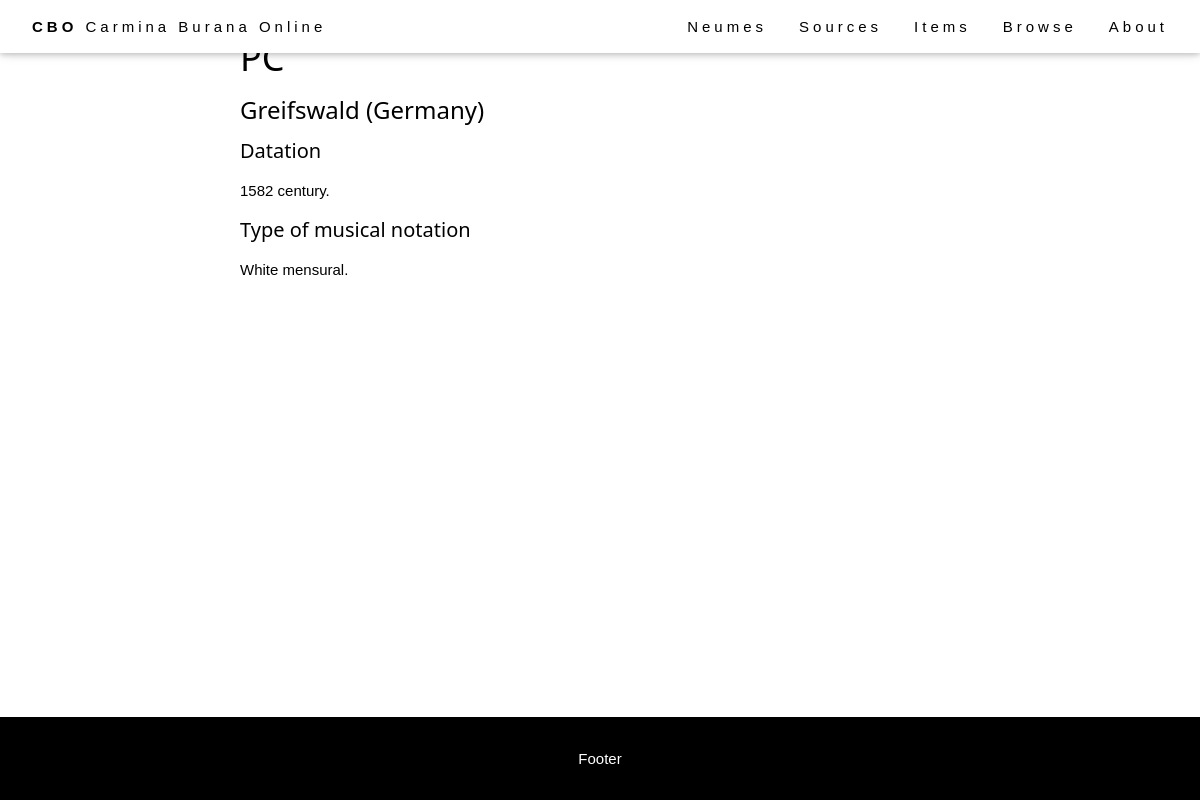
The app's page /browse/source/109, older data.
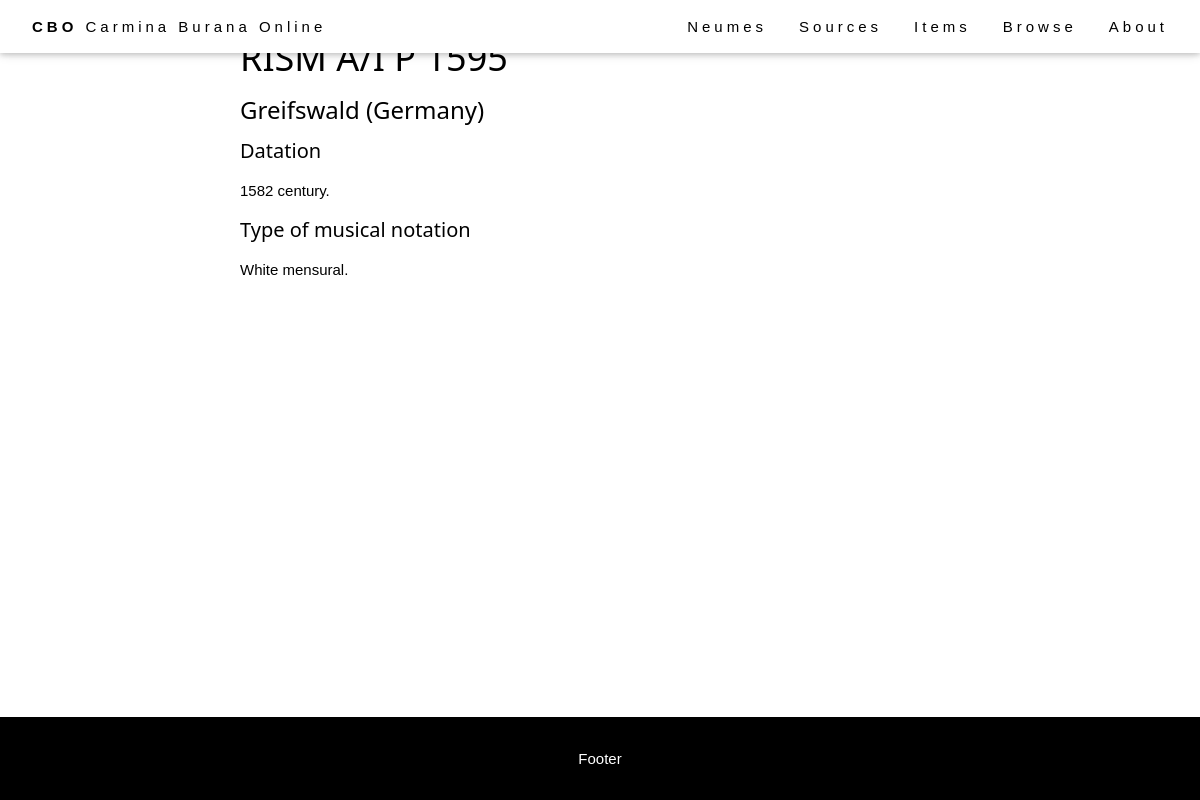
The same page, newer data.
### browse/models.py (models this page shows, shortened)
class Source(models.Model):
    bib_id = models.CharField(max_length=128, unique=True, help_text="The source identifier.")
    nick_name = models.CharField(max_length=128, help_text="The source name.", blank=True)
    country = models.CharField(max_length=256, help_text="The source location (country).")
    location = models.CharField(max_length=256, help_text="The source location (institution).")
    century = models.CharField(max_length=256, help_text="The source century.", blank=True)
    notation = models.CharField(max_length=256, help_text="The source notation type (for musical notation only).", blank=True)
    url = models.CharField(max_length=512, help_text="External url to access the source images.", blank=True)
    concordances = models.TextField(help_text="Concordances with the Codex Buranus.", blank=True)
    notes = models.TextField(help_text="Additional notes on the source.", blank=True)
    IIIF_manifest = models.CharField(max_length=1024, help_text="URL of the IIIF manifest.", blank=True)
    class Meta:
        ordering = ['country', 'location', 'bib_id']

### browse/views.py (the view)
# urls.py: path('source/<int:pk>', views.SourceDetailView.as_view(), name='source-detail'),
class SourceDetailView(generic.DetailView):
    model = Source
    template_name = 'source_detail.html'

### templates/source_detail.html (shortened to what this page needs)
{% extends "base_generic.html" %}
{% block content %}
<div class="flex-column" style="flex: 20%">
</div>
<div style="flex: 80%">
  <h1>{{ source.bib_id }}</h1>
  <h3>{{ source.location }} ({{ source.country }})</h3>
  <h4>Datation</h4>
  <p>{{ source.century }} century.</p>
  {% if source.notation %}
  <h4>Type of musical notation</h4>
  <p>{{ source.notation }}.</p>
  {% endif %}
</div>
{% endblock %}

### templates/base_generic.html (shortened to what this page needs)
<!DOCTYPE html>
<html lang="en">
<head>
  {% block head %}
  {% load static %}
  <link rel="stylesheet" href="{% static 'css/style.css' %}"/>
  <link rel="stylesheet" href="{% static 'css/layout-generic.css' %}"/>
  {% endblock %}
</head>
<body>
<div class="page-container">
  {% block navbar %}
  <div class="cbo-top" style="z-index: 1200;">
    <div class="cbo-bar cbo-white cbo-wide cbo-padding cbo-card">
      <a href="{% url 'index' %}" class="cbo-bar-item cbo-button"><b>CBO</b> Carmina Burana Online</a>
      <div class="cbo-right cbo-hide-small">
        <a href="{% url 'neumes' %}" class="cbo-bar-item cbo-button">Neumes</a>
        <a href="{% url 'sources' %}" class="cbo-bar-item cbo-button">Sources</a>
        <a href="{% url 'items' %}" class="cbo-bar-item cbo-button">Items</a>
        <a href="{% url 'browse_item' %}" class="cbo-bar-item cbo-button">Browse</a>
        <a href="{% url 'about_index' %}" class="cbo-bar-item cbo-button">About</a>
      </div>
    </div>
  </div>
  {% endblock %}
  {% block header %}
  <header class="cbo-display-container cbo-content cbo-wide" style="max-width:1500px;" id="home">
    {% load static %}
  </header>
  {% endblock %}
  <main style="display: flex; flex: 1;">
    {% block content %}
    {% endblock %}
  </main>
  {% block footer %}
  <footer class="cbo-center cbo-black cbo-padding-16">
    <p>Footer</p>
  </footer>
  {% endblock %}
</div>
</body>
</html>

### staticfiles/css/style.css (style rules this page uses)
html { -ms-text-size-adjust:100%;-webkit-text-size-adjust:100% }
body { margin:0 }
article,aside,details,figcaption,figure,footer,header,main,menu,nav,section { display:block }
a { background-color:transparent }
b,strong { font-weight:bolder }
html,body { font-family:Verdana,sans-serif;font-size:15px;line-height:1.4 }
html { overflow-x:hidden }
h1 { font-size:36px }
h3 { font-size:24px }
h4 { font-size:20px }
h1,h2,h3,h4,h5,h6 { font-family:"Segoe UI",Arial,sans-serif;font-weight:400;margin:10px 0 }
.cbo-wide { letter-spacing:4px }
a { color:inherit }
.cbo-btn,.cbo-button { border:none;display:inline-block;padding:8px 16px;vertical-align:middle;overflow:hidden;text-decoration:none;color:inherit;background-color:inherit;text-align:center;cursor:pointer;white-space:nowrap }
.cbo-btn,.cbo-button { -webkit-touch-callout:none;-webkit-user-select:none;-khtml-user-select:none;-moz-user-select:none;-ms-user-select:none;user-select:none }
.cbo-tooltip,.cbo-display-container { position:relative }
.cbo-bar { width:100%;overflow:hidden }
.cbo-bar .cbo-bar-item { padding:8px 16px;float:left;width:auto;border:none;display:block;outline:0 }
.cbo-bar .cbo-button { white-space:normal }
.cbo-container:after,.cbo-container:before,.cbo-panel:after,.cbo-panel:before,.cbo-row:after,.cbo-row:before,.cbo-row-padding:after,.cbo-row-padding:before, .cbo-cell-row:before,.cbo-cell-row:after,.cbo-clear:after,.cbo-clear:before,.cbo-bar:before,.cbo-bar:after { content:"";display:table;clear:both }
.cbo-content,.cbo-auto { margin-left:auto;margin-right:auto }
.cbo-content { max-width:980px }
.cbo-top,.cbo-bottom { position:fixed;width:100%;z-index:1 }
.cbo-top { top:0 }
.cbo-card,.cbo-card-2 { box-shadow:0 2px 5px 0 rgba(0,0,0,0.16),0 2px 10px 0 rgba(0,0,0,0.12) }
.cbo-center { text-align:center!important }
.cbo-padding { padding:8px 16px!important }
.cbo-padding-16 { padding-top:16px!important;padding-bottom:16px!important }
.cbo-right { float:right!important }
.cbo-white,.cbo-hover-white:hover { color:#000!important;background-color:#fff!important }
.cbo-black,.cbo-hover-black:hover { color:#fff!important;background-color:#000!important }

### staticfiles/css/layout-generic.css (style rules this page uses)
.page-container { display: flex; flex-direction: column; min-height: 100vh; }
.flex-column { display: flex; flex-direction: column; }
.cbo-button { transition: 0.3s; }
.cbo-bar { box-sizing: border-box; }

Row changes from the older to the newer data that the page shows:
changed Source "Greifswald": bib_id "PC" → "RISM A/I P 1595"
